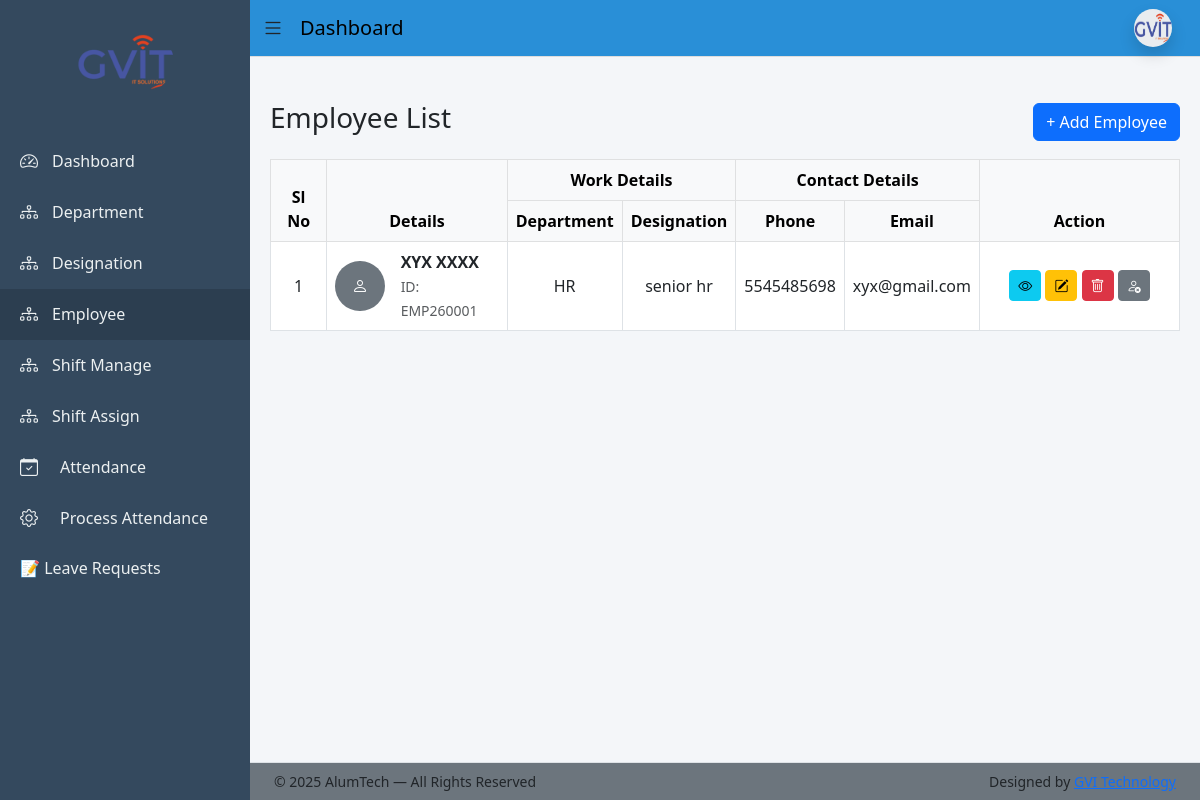
Before: /employee/ (signed in) with the older database file.
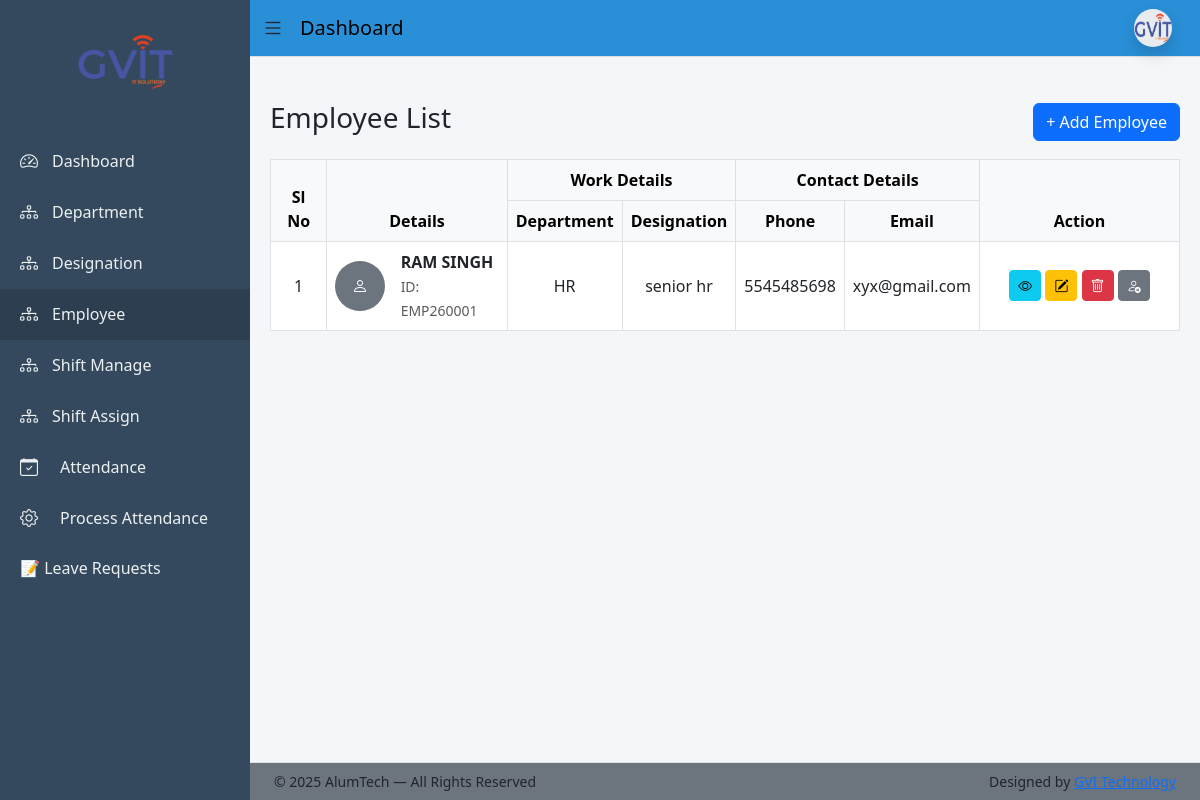
After: the same page with the newer database file.
### app/models.py (models this page shows, shortened)
class Employee(models.Model):
    BLOOD_GROUP_CHOICES = [
        ('A+', 'A+'), ('A-', 'A-'),
        ('B+', 'B+'), ('B-', 'B-'),
        ('O+', 'O+'), ('O-', 'O-'),
        ('AB+', 'AB+'), ('AB-', 'AB-'),
    ]
    BACHELOR_CHOICES = [
        ('BCom', 'B.Com'),
        ('BSc', 'B.Sc'),
        ('BA', 'B.A'),
        ('BTech', 'B.Tech'),
    ]
    MASTER_CHOICES = [
        ('MCom', 'M.Com'),
        ('MSc', 'M.Sc'),
        ('MA', 'M.A'),
        ('MTech', 'M.Tech'),
    ]
    first_name = models.CharField(max_length=50)
    middle_name = models.CharField(max_length=50, blank=True)
    last_name = models.CharField(max_length=50)
    gender = models.CharField(max_length=10,choices=[('Male','Male'),('Female','Female'),('Other','Other')])
    blood_group = models.CharField(max_length=10, choices=BLOOD_GROUP_CHOICES, blank=True, null=True)
    date_of_birth = models.DateField(null=True, blank=True)
    father_name = models.CharField(max_length=100, blank=True)
    mother_name = models.CharField(max_length=100, blank=True)
    user = models.OneToOneField(User, on_delete=models.CASCADE, null=True, blank=True, related_name='employee_profile')
    email = models.EmailField(unique=True)
    contact_no = models.CharField(max_length=15)
    emergency_contact = models.CharField(max_length=15)
    address = models.TextField(blank=True, null=True)
    permanent_address = models.TextField(blank=True, null=True)
    bachelor_degree = models.CharField(max_length=10, choices=BACHELOR_CHOICES, blank=True, null=True)
    master_degree = models.CharField(max_length=10, choices=MASTER_CHOICES, blank=True, null=True)
    employee_id = models.CharField(max_length=20, unique=True)
    department = models.ForeignKey(Department, on_delete=models.PROTECT)
    designation = models.ForeignKey(Designation, on_delete=models.PROTECT)
    date_of_joining = models.DateField(blank=True, null=True)
    photo = models.ImageField(upload_to='employees/', blank=True, null=True)
    pan_no = models.CharField(max_length=10,blank=True,null=True)
    Aadhar_no = models.CharField(max_length=12,blank=True,null=True)
    Bank_name = models.CharField(max_length=50,blank=True,null=True)
    acc_no = models.CharField(max_length=15,blank=True,null=True)
    ifsc_no = models.CharField(max_length=15,blank=True,null=True)
    branch_name = models.CharField(max_length=50,blank=True,null=True)
    is_active = models.BooleanField(default=True)
    created_at = models.DateTimeField(auto_now_add=True)
    generated_at = models.DateField(blank=True, null=True)
    created_by = models.ForeignKey(User, on_delete=models.SET_NULL, null=True, blank=True, related_name='created_employees')
    def full_name(self):
        return f"{self.first_name} {self.middle_name} {self.last_name}".strip()

class Department(models.Model):
    name = models.CharField(max_length=100, unique=True)
    description = models.TextField(blank=True)

class Designation(models.Model):
    department = models.ForeignKey(Department, on_delete=models.CASCADE)
    name = models.CharField(max_length=100)

### app/views.py (the view)
# urls.py: path('employee/', views.employee_list, name='employee_list'),
@login_required(login_url='login')
def employee_list(request):
    return render(request, 'employee/employee_list.html', {
        'employees': Employee.objects.select_related('department', 'designation')
    })

### templates/employee/employee_list.html (shortened to what this page needs)
{% extends 'base_dashboard.html' %}
{% block content %}
<div class="d-flex justify-content-between align-items-center mb-3">
  <h3>Employee List</h3>
  <a href="{% url 'employee_add' %}" class="btn btn-primary">
    + Add Employee
  </a>
</div>
<div class="table-responsive">
  <table class="table table-bordered align-middle text-center">
    <thead class="table-light">
      <tr>
        <th rowspan="2">Sl No</th>
        <th rowspan="2">Details</th>
        <th colspan="2">Work Details</th>
        <th colspan="2">Contact Details</th>
        <th rowspan="2" style="width:200px">Action</th>
      </tr>
      <tr>
        <th>Department</th>
        <th>Designation</th>
        <th>Phone</th>
        <th>Email</th>
      </tr>
    </thead>
    <tbody>
      {% for emp in employees %}
      <tr>
        <td>{{ forloop.counter }}</td>
        <td class="text-start">
          <div class="d-flex align-items-center gap-3">
            {% if emp.photo %}
              <img src="{{ emp.photo.url }}"
                   class="rounded-circle border"
                   width="50" height="50"
                   style="object-fit:cover;">
            {% else %}
              <div class="rounded-circle bg-secondary text-white d-flex
                          align-items-center justify-content-center"
                   style="width:50px;height:50px;">
                <i class="bi bi-person"></i>
              </div>
            {% endif %}
            <div>
              <strong>{{ emp.full_name }}</strong><br>
              <small class="text-muted">ID: {{ emp.employee_id }}</small>
            </div>
          </div>
        </td>
        <td>{{ emp.department.name }}</td>
        <td>{{ emp.designation.name }}</td>
        <td>{{ emp.contact_no }}</td>
        <td>{{ emp.email }}</td>
        <td class="text-nowrap">
  <a
    href="{% url 'employee_view' emp.id %}"
    class="btn btn-info btn-sm"
    title="View"
  >
    <i class="bi bi-eye"></i>
  </a>
  <a
    href="{% url 'employee_edit' emp.id %}"
    class="btn btn-warning btn-sm"
    title="Edit"
  >
    <i class="bi bi-pencil-square"></i>
  </a>
  <a
    href="{% url 'employee_delete' emp.id %}"
    class="btn btn-danger btn-sm"
    title="Delete"
    onclick="return confirm('Delete this employee?');"
  >
    <i class="bi bi-trash"></i>
  </a>
  <a
    href="{% url 'employee_toggle_status' emp.id %}"
    class="btn btn-sm {% if emp.is_active %}btn-secondary{% else %}btn-success{% endif %}"
    title="{% if emp.is_active %}Deactivate{% else %}Activate{% endif %}"
  >
    {% if emp.is_active %}
      <i class="bi bi-person-x"></i>
    {% else %}
      <i class="bi bi-person-check"></i>
    {% endif %}
  </a>
</td>
      </tr>
      {% empty %}
      <tr>
        <td colspan="7" class="text-center text-muted">
          No employees found
        </td>
      </tr>
      {% endfor %}
    </tbody>
  </table>
</div>
{% endblock %}

Changed rows visible on the page:
changed Employee "xyx@gmail.com": full_name "XYX XXXX" → "RAM SINGH"
